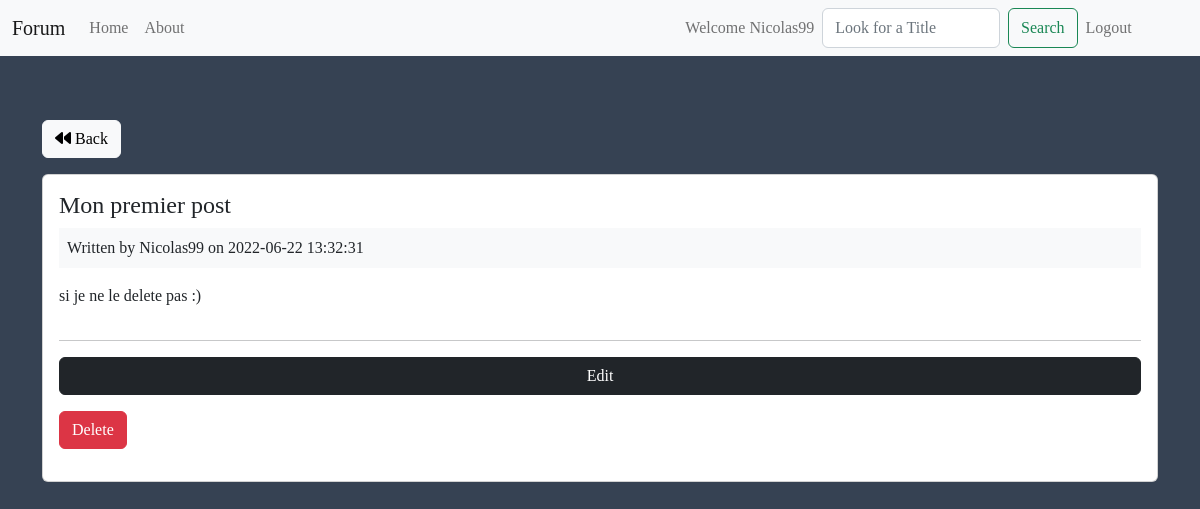
The page /posts/show/12 (signed in) on the database its author committed.
### tables this page shows
CREATE TABLE IF NOT EXISTS `posts` (
  `id` int(11) NOT NULL AUTO_INCREMENT,
  `user_id` int(11) DEFAULT NULL,
  `title` varchar(255) NOT NULL DEFAULT '0',
  `body` text,
  `created_at` datetime DEFAULT CURRENT_TIMESTAMP,
  PRIMARY KEY (`id`)
);

CREATE TABLE IF NOT EXISTS `users` (
  `id` int(11) NOT NULL AUTO_INCREMENT,
  `name` varchar(255) DEFAULT NULL,
  `email` varchar(255) DEFAULT NULL,
  `password` varchar(255) DEFAULT NULL,
  `created_at` datetime DEFAULT CURRENT_TIMESTAMP,
  PRIMARY KEY (`id`)
);

### app/controllers/Posts.php (called while the page is built, shortened)
<?php
class Posts extends Controller
{
    public function __construct()
    {
        $this->postModel = $this->model('Post');
        $this->userModel = $this->model('User');
    }
    public function show($id)
    {
        $post = $this->postModel->getPostById($id);
        $user = $this->userModel->getUserById($post->user_id);
        $data = [
          'post' => $post,
          'user' => $user
        ];
        $this->view('posts/show', $data);
    }
}

### app/libraries/Core.php (called while the page is built, shortened)
<?php
class core
{
    protected $currentMethod = 'index';
    public function __construct()
    {
        $url = (empty($this->getUrl())) ? ['users','login'] : $this->getUrl();
        if (file_exists('../app/controllers/'.ucwords($url[0]).'.php')) {
            unset($url[0]);
        }
        $this->currentController = new $this->currentController;
        if (isset($url[1])) {
            if (method_exists($this->currentController, $url[1])) {
                $this->currentMethod = $url[1];
                unset($url[1]);
            }
        }
        $this->params = $url ? array_values($url) :[];
        call_user_func_array([$this->currentController, $this->currentMethod], $this->params);
    }
    public function getUrl()
    {
        if (isset($_GET['url'])) {
            $url = rtrim($_GET['url'], '/');
            $url = filter_var($url, FILTER_SANITIZE_URL);
            $url = explode('/', $url);
            return $url;
        }
    }
}

### public/index.php (called while the page is built, shortened)
<?php
$init = new Core;

### app/libraries/Database.php (called while the page is built, shortened)
<?php
class Database
{
     private $host = DB_HOST;
     private $user = DB_USER;
     private $password = DB_PASSWORD;
     private $dbname = DB_NAME;
     private $dbh;
     private $stmt;
    public function __construct()
    {
        $dsn = 'mysql:host=' . $this->host. ';dbname=' . $this->dbname;
        $options = array(
            PDO::MYSQL_ATTR_INIT_COMMAND => "SET NAMES 'utf8'",
            PDO::ATTR_PERSISTENT => true,
            PDO::ATTR_ERRMODE => PDO::ERRMODE_EXCEPTION
        );
        try{
            $this->dbh = new PDO($dsn, $this->user, $this->password, $options);
        } catch (PDOException $e){
            $this->error = $e->getMessage();
            echo $this->error;
        }
    }
    public function query($sql)
    {
        $this->stmt = $this->dbh->prepare($sql);
    }
    public function bind($param, $value, $type = null)
    {
        if (is_null($type)) {
            switch(true) {
            default:
                $type = PDO::PARAM_STR;
            }
        }
        $this->stmt->bindValue($param, $value, $type);
    }
    public function execute()
    {
        return $this->stmt->execute();
    }
    public function single()
    {
        $this->execute();
        return $this->stmt->fetch(PDO::FETCH_OBJ);
    }
}

### app/models/Post.php (called while the page is built, shortened)
<?php
class Post
{
    private $db;
    public function __construct()
    {
        $this->db = new Database;
    }
    public function getPostById($id)
    {
        $this->db->query('SELECT * FROM posts WHERE id = :id');
        $this->db->bind(':id', $id);
        $row = $this->db->single();
        return $row;
    }
}

### app/models/User.php (called while the page is built, shortened)
<?php
class User
{
    private $db;
    public function __construct()
    {
        $this->db = new Database;
    }
    public function getUserById($id)
    {
        $this->db->query('SELECT * FROM users WHERE id = :id');
        $this->db->bind(':id', $id);
        $row = $this->db->single();
        return $row;
    }
}

### app/views/posts/show.php (the view)
<?php require APPROOT . '/views/inc/header.php'; ?>
<a  href="<?php echo URLROOT; ?>/posts" class="btn btn-light mt-3"><i class="fa fa-backward"></i> Back</a>
<br>
<div class="card card-body  mt-3 mb-3">
    <h4 class="card-title"><?php echo $data['post']->title; ?></h4>
    <div class="bg-light p-2 mb-3">
        Written by <?php echo $data['user']->name; ?> on <?php echo $data['post']->created_at; ?>
    </div>
    <p><?php echo $data['post']->body;?></p>
    <?php if ($data['post']->user_id == $_SESSION['user_id']): ?>
        <hr>
        <a href="<?php echo URLROOT; ?>/posts/edit/<?php echo $data['post']->id; ?>" class="btn btn-dark">Edit</a>
        <form action="<?php echo URLROOT; ?>/posts/delete/<?php echo $data['post']->id; ?>" method="POST">
            <input type="submit" value="Delete" class="btn btn-danger my-3">
        </form>
    <?php endif; ?>
</div>
<?php require APPROOT . '/views/inc/footer.php'; ?>

### public/css/style.css (style rules this page uses)
* { font-family: 'Stoke', serif; }
body { background-color: #364253; }

### rows shown on the page
posts: title "Mon premier post", created_at "2022-06-22 13:32:31", body "si je ne le delete pas :)"
users: name "Nicolas99"

### other values the page prints
SITENAME "Forum"
$_SESSION['user_name'] "Nicolas99"
